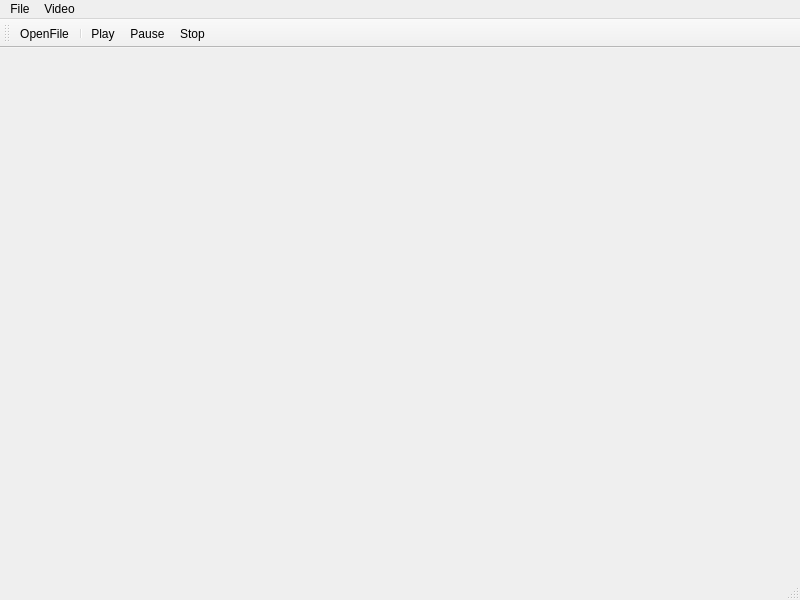
<?xml version="1.0" encoding="UTF-8"?>
<ui version="4.0">
 <class>MainWindow</class>
 <widget class="QMainWindow" name="MainWindow">
  <property name="geometry">
   <rect>
    <x>0</x>
    <y>0</y>
    <width>800</width>
    <height>600</height>
   </rect>
  </property>
  <property name="windowTitle">
   <string>MainWindow</string>
  </property>
  <widget class="QWidget" name="centralwidget"/>
  <widget class="QMenuBar" name="menubar">
   <property name="geometry">
    <rect>
     <x>0</x>
     <y>0</y>
     <width>800</width>
     <height>22</height>
    </rect>
   </property>
   <widget class="QMenu" name="menuFile">
    <property name="title">
     <string>File</string>
    </property>
    <addaction name="actionOpenFile"/>
   </widget>
   <widget class="QMenu" name="menuVideo">
    <property name="title">
     <string>Video</string>
    </property>
    <addaction name="actionPlay"/>
    <addaction name="actionPause"/>
    <addaction name="actionStop"/>
   </widget>
   <addaction name="menuFile"/>
   <addaction name="menuVideo"/>
  </widget>
  <widget class="QToolBar" name="toolBar">
   <property name="windowTitle">
    <string>toolBar</string>
   </property>
   <attribute name="toolBarArea">
    <enum>TopToolBarArea</enum>
   </attribute>
   <attribute name="toolBarBreak">
    <bool>false</bool>
   </attribute>
   <addaction name="actionOpenFile"/>
   <addaction name="separator"/>
   <addaction name="actionPlay"/>
   <addaction name="actionPause"/>
   <addaction name="actionStop"/>
  </widget>
  <widget class="QStatusBar" name="statusBar"/>
  <action name="actionOpenFile">
   <property name="icon">
    <iconset resource="resources.qrc">
     <normaloff>:/images/icons/folder.svg</normaloff>:/images/icons/folder.svg</iconset>
   </property>
   <property name="text">
    <string>OpenFile</string>
   </property>
  </action>
  <action name="actionPlay">
   <property name="icon">
    <iconset resource="resources.qrc">
     <normaloff>:/images/icons/play.svg</normaloff>:/images/icons/play.svg</iconset>
   </property>
   <property name="text">
    <string>Play</string>
   </property>
  </action>
  <action name="actionPause">
   <property name="icon">
    <iconset resource="resources.qrc">
     <normaloff>:/images/icons/pause.svg</normaloff>:/images/icons/pause.svg</iconset>
   </property>
   <property name="text">
    <string>Pause</string>
   </property>
  </action>
  <action name="actionStop">
   <property name="icon">
    <iconset resource="resources.qrc">
     <normaloff>:/images/icons/stop.svg</normaloff>:/images/icons/stop.svg</iconset>
   </property>
   <property name="text">
    <string>Stop</string>
   </property>
  </action>
 </widget>
 <resources>
  <include location="resources.qrc"/>
 </resources>
 <connections/>
</ui>
